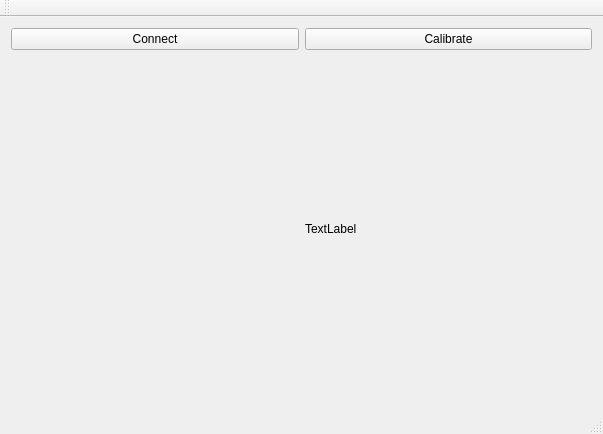
<?xml version="1.0" encoding="UTF-8"?>
<ui version="4.0">
 <class>UR3wiz</class>
 <widget class="QMainWindow" name="UR3wiz">
  <property name="geometry">
   <rect>
    <x>0</x>
    <y>0</y>
    <width>603</width>
    <height>434</height>
   </rect>
  </property>
  <property name="windowTitle">
   <string>UR3wiz</string>
  </property>
  <widget class="QWidget" name="centralWidget">
   <layout class="QGridLayout" name="gridLayout">
    <item row="2" column="1">
     <widget class="QLabel" name="label">
      <property name="text">
       <string>TextLabel</string>
      </property>
     </widget>
    </item>
    <item row="1" column="1">
     <widget class="QPushButton" name="pushButton_calibrate">
      <property name="text">
       <string>Calibrate</string>
      </property>
     </widget>
    </item>
    <item row="1" column="0">
     <widget class="QPushButton" name="pushButton_connect">
      <property name="text">
       <string>Connect</string>
      </property>
     </widget>
    </item>
   </layout>
  </widget>
  <widget class="QMenuBar" name="menuBar">
   <property name="geometry">
    <rect>
     <x>0</x>
     <y>0</y>
     <width>603</width>
     <height>26</height>
    </rect>
   </property>
  </widget>
  <widget class="QToolBar" name="mainToolBar">
   <attribute name="toolBarArea">
    <enum>TopToolBarArea</enum>
   </attribute>
   <attribute name="toolBarBreak">
    <bool>false</bool>
   </attribute>
  </widget>
  <widget class="QStatusBar" name="statusBar"/>
 </widget>
 <layoutdefault spacing="6" margin="11"/>
 <resources/>
 <connections/>
</ui>
